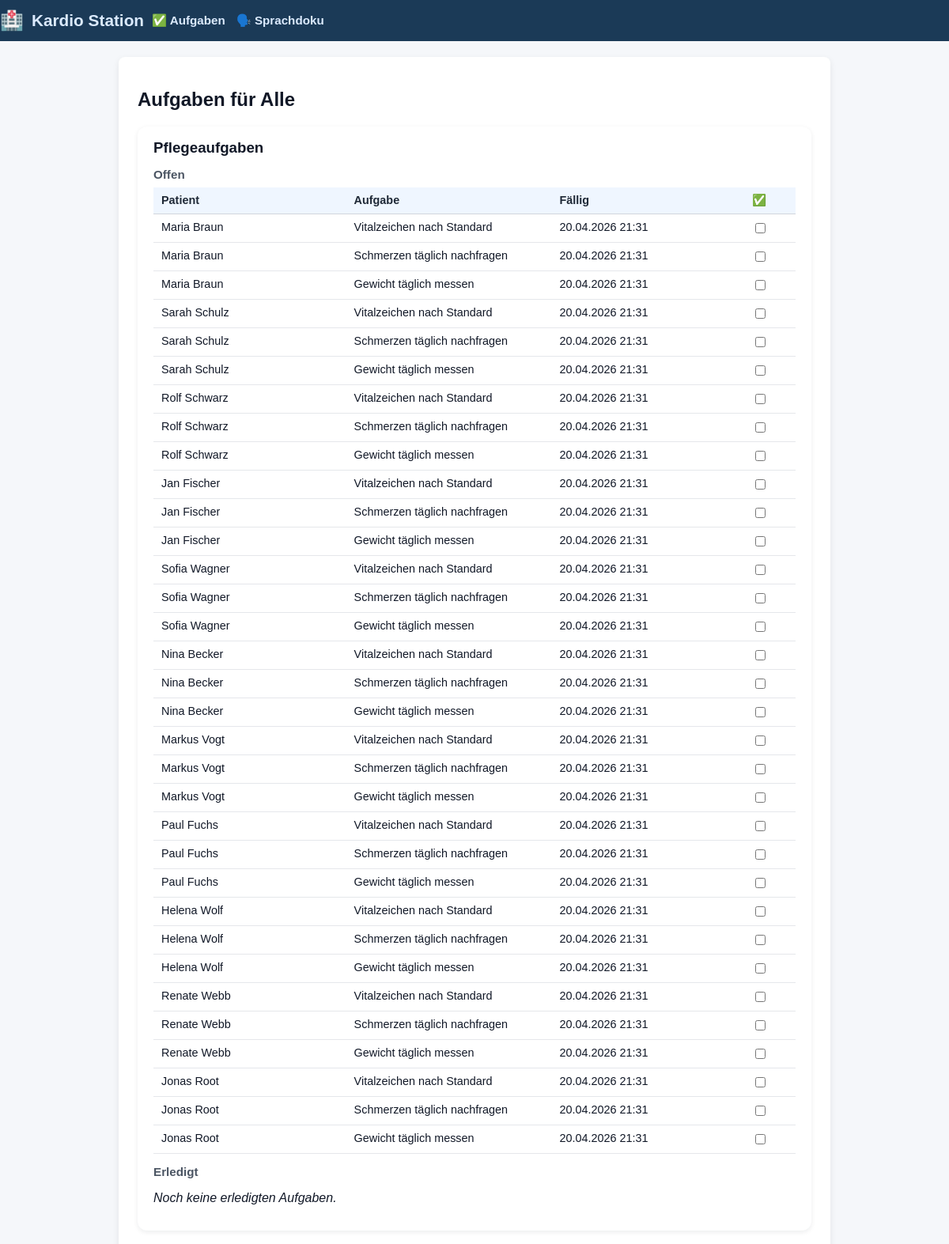
The page /tasks (upper part) on the database its author committed.
### tables this page shows
CREATE TABLE ai_tasks (
    id INTEGER PRIMARY KEY AUTOINCREMENT,
    patient_id INTEGER NOT NULL,
    description TEXT NOT NULL,
    due_time TEXT,
    completed INTEGER DEFAULT 0,
    FOREIGN KEY (patient_id) REFERENCES patients(id)
);

CREATE TABLE patients (
    id INTEGER PRIMARY KEY AUTOINCREMENT,
    patient_identifier TEXT NOT NULL,
    name TEXT NOT NULL,
    gender TEXT,
    dob TEXT,
    room TEXT,
    diagnosis TEXT,
    bezugspflege_id INTEGER,
    allergies TEXT,
    code_status TEXT,
    admission_date TEXT,
    expected_discharge TEXT,
    primary_doctor TEXT,
    photo_filename TEXT,
    FOREIGN KEY (bezugspflege_id) REFERENCES nurses(id)
);

### app.py (the view)
@app.route("/tasks")
def tasks_view():
    patient_id = request.args.get("patient_id", type=int)
    conn = get_connection()
    cur = conn.cursor()
    if patient_id:
        cur.execute("""
            SELECT id, name, patient_identifier
            FROM patients
            WHERE id = ?;
        """, (patient_id,))
        patients = cur.fetchall()
        viewing_all_patients = False
        selected_patient = patients[0] if patients else None
    else:
        cur.execute("""
            SELECT id, name, patient_identifier
            FROM patients
            ORDER BY room;
        """)
        patients = cur.fetchall()
        viewing_all_patients = True
        selected_patient = None
        patient = None
    if patient_id:
        cur.execute("SELECT * FROM patients WHERE id = ?;", (patient_id,))
        patient = cur.fetchone()
    if patient_id:
        cur.execute("""
            SELECT
                t.id,
                t.patient_id,
                t.description,
                t.due_time,
                t.completed,
                p.name AS patient_name,
                p.patient_identifier AS patient_identifier
            FROM ai_tasks t
            JOIN patients p ON p.id = t.patient_id
            WHERE t.patient_id = ?
            ORDER BY datetime(t.due_time);
        """, (patient_id,))
    else:
        cur.execute("""
            SELECT
                t.id,
                t.patient_id,
                t.description,
                t.due_time,
                t.completed,
                p.name AS patient_name,
                p.patient_identifier AS patient_identifier
            FROM ai_tasks t
            JOIN patients p ON p.id = t.patient_id
            ORDER BY p.room, datetime(t.due_time);
        """)
    ai_tasks = cur.fetchall()
    ai_tasks_open = [t for t in ai_tasks if not t["completed"]]
    ai_tasks_done = [t for t in ai_tasks if t["completed"]]
    if patient_id:
        cur.execute("""
            SELECT o.*, p.name AS patient_name, p.patient_identifier
            FROM orders o
            JOIN patients p ON p.id = o.patient_id
            WHERE o.patient_id = ?
            ORDER BY o.due_date;
        """, (patient_id,))
    else:
        cur.execute("""
            SELECT o.*, p.name AS patient_name, p.patient_identifier
            FROM orders o
            JOIN patients p ON p.id = o.patient_id
            ORDER BY o.patient_id, o.due_date;
        """)
    orders = cur.fetchall()
    orders_open = [o for o in orders if (o["status"] or "").lower() != "erledigt"]
    orders_done = [o for o in orders if (o["status"] or "").lower() == "erledigt"]
    try:
        cur.execute("ALTER TABLE medications ADD COLUMN given INTEGER DEFAULT 0;"
                    "ALTER TABLE medications ADD COLUMN not_given INTEGER DEFAULT 0;"
                    )
        conn.commit()
    except sqlite3.OperationalError:
        pass
    if patient_id:
        cur.execute("""
            SELECT m.*, p.name AS patient_name, p.patient_identifier
            FROM medications m
            JOIN patients p ON p.id = m.patient_id
            WHERE m.patient_id = ?
            ORDER BY m.next_due;
        """, (patient_id,))
    else:
        cur.execute("""
            SELECT m.*, p.name AS patient_name, p.patient_identifier
            FROM medications m
            JOIN patients p ON p.id = m.patient_id
            ORDER BY m.patient_id, m.next_due;
        """)
    meds = cur.fetchall()
    meds_open = [m for m in meds if not (m["given"] or 0) and not (m["not_given"] or 0)]
    meds_done = [m for m in meds if (m["given"] or 0) or (m["not_given"] or 0)]
    cur.execute("""
        SELECT
            ma.given_at,
            n.name AS nurse_name,
            m.name AS med_name,
            m.dose
        FROM med_administrations ma
        JOIN medications m ON m.id = ma.med_id
        LEFT JOIN nurses n ON n.id = ma.nurse_id
        WHERE ma.patient_id = ?
        ORDER BY datetime(ma.given_at) DESC
        LIMIT 20;
    """, (patient_id or 0,))
    med_history = cur.fetchall()
    cur.execute("""
               SELECT alert, severity, created_at
               FROM ai_alerts
               WHERE patient_id = ?
               ORDER BY datetime(created_at) DESC, id DESC;
           """, (patient_id,))
    alerts = cur.fetchall()
    if selected_patient:
        add_patient_tab(selected_patient["id"], selected_patient["name"],
                        url_for("tasks_view", patient_id=selected_patient["id"]))
        set_active_patient(selected_patient["id"])
    current_nurse = get_current_nurse(conn)
    conn.close()
    conn.close()
    return render_template(
        "tasks.html",
        alerts=alerts,
        current_nurse=current_nurse,
        patients=patients,
        viewing_all_patients=viewing_all_patients,
        selected_patient=selected_patient,
        patient=patient,  # <-- add this
        active_tab="tasks",
        ai_tasks_open=ai_tasks_open,
        ai_tasks_done=ai_tasks_done,
        orders_open=orders_open,
        orders_done=orders_done,
        meds_open=meds_open,
        meds_done=meds_done,
        med_history=med_history
    )

### app.py (called while the page is built, shortened)
def get_connection():
    conn = sqlite3.connect(DB_PATH)
    conn.row_factory = sqlite3.Row
    return conn

def get_current_nurse(conn=None):
    nurse_id = session.get("current_nurse_id")
    if not nurse_id:
        return None

@app.template_filter("format_dt")
def format_dt(value):
    if not value:
        return "–"
    try:
        dt = datetime.fromisoformat(value)
        return dt.astimezone(LOCAL_TZ).strftime("%d.%m.%Y %H:%M")
    except:
        return value

### templates/tasks.html (shortened to what this page needs)
<!DOCTYPE html>
<html lang="de">
<head>
    <link rel="stylesheet" href="{{ url_for('static', filename='styles.css') }}">
</head>
<body>
{% extends "base.html" %}
{% block content %}
    {% if viewing_all_patients %}
<h2>Aufgaben für Alle</h2>
{% endif %}
    <section class="section-card">
        <h3>Pflegeaufgaben</h3>
        <h4>Offen</h4>
        {% if ai_tasks_open %}
            <div class="table-wrapper">
                <table class="data-table">
                    <thead>
                        <tr>
                            <th>Patient</th>
                            <th>Aufgabe</th>
                            <th>Fällig</th>
                            <th>✅</th>
                        </tr>
                    </thead>
                    <tbody>
                        {% for t in ai_tasks_open %}
                        <tr>
                            <td>{{ t.patient_name }}</td>
                            <td>{{ t.description }}</td>
                            <td>{{ t.due_time | format_dt or "Nächste Schicht" }}</td>
                            <td>
                                <form method="POST" action="{{ url_for('toggle_task', task_id=t.id, task_type='ai') }}">
                                    <input type="checkbox" name="done" onchange="this.form.submit()">
                                </form>
                            </td>
                        </tr>
                        {% endfor %}
                    </tbody>
                </table>
            </div>
        {% else %}
            <p><em>Keine offenen Aufgaben.</em></p>
        {% endif %}
        <h4>Erledigt</h4>
        {% if ai_tasks_done %}
            <div class="table-wrapper">
                <table class="data-table">
                    <thead>
                        <tr>
                            <th>Patient</th>
                            <th>Aufgabe</th>
                            <th>Fällig</th>
                            <th>✅</th>
                        </tr>
                    </thead>
                    <tbody>
                        {% for t in ai_tasks_done %}
                        <tr class="task-completed">
                            <td>{{ t.patient_name }}</td>
                            <td>{{ t.description }}</td>
                            <td>{{ t.due_time | format_dt or "Nächste Schicht" }}</td>
                            <td>
                                <form method="POST" action="{{ url_for('toggle_task', task_id=t.id, task_type='ai') }}">
                                    <input type="checkbox" name="done" onchange="this.form.submit()" checked>
                                </form>
                            </td>
                        </tr>
                        {% endfor %}
                    </tbody>
                </table>
            </div>
        {% else %}
            <p><em>Noch keine erledigten Aufgaben.</em></p>
        {% endif %}
    </section>
{% endblock %}

### static/styles.css (style rules this page uses)
* { box-sizing: border-box; }
body { font-family: Arial, sans-serif; background: #f5f7fa; margin: 0; padding: 0; color: #111827; }
.table-wrapper { width: 100%; overflow-x: visible; }
.data-table, .detail-table, .simple-table { width: 100%; border-collapse: collapse; font-size: 0.9rem; table-layout: fixed; }
.data-table thead th, .detail-table thead th, .simple-table thead th { background: #eff6ff; font-weight: 600; color: #1f2937; text-align: left; padding: 8px 10px; border-bottom: 1px solid #d1d5db; white-space: normal; overflow-wrap: anywhere; word-break: break-word; }
.data-table td, .detail-table td, .simple-table td { padding: 8px 10px; border-bottom: 1px solid #e5e7eb; vertical-align: top; white-space: normal; overflow-wrap: anywhere; word-break: break-word; }
.data-table th:nth-child(1), .data-table td:nth-child(1) { width: 30%; }
.data-table th:nth-child(2), .data-table td:nth-child(2) { width: 32%; }
.data-table th:nth-child(3), .data-table td:nth-child(3) { width: 30%; }
.section-card { background: #ffffff; border-radius: 12px; padding: 16px 20px; margin-bottom: 20px; box-shadow: 0 2px 6px rgba(15, 23, 42, 0.08); }
.section-card h3 { margin-top: 0; margin-bottom: 8px; }
.section-card h4 { margin-bottom: 8px; margin-top: 14px; font-size: 0.95rem; color: #4b5563; }

### rows shown on the page
ai_tasks: patient_name "Maria Braun", description "Vitalzeichen nach Standard", due_time "20.04.2026 21:31"
ai_tasks: patient_name "Maria Braun", description "Schmerzen täglich nachfragen", due_time "20.04.2026 21:31"
ai_tasks: patient_name "Maria Braun", description "Gewicht täglich messen", due_time "20.04.2026 21:31"
ai_tasks: patient_name "Sarah Schulz", description "Vitalzeichen nach Standard", due_time "20.04.2026 21:31"
ai_tasks: patient_name "Sarah Schulz", description "Schmerzen täglich nachfragen", due_time "20.04.2026 21:31"
ai_tasks: patient_name "Sarah Schulz", description "Gewicht täglich messen", due_time "20.04.2026 21:31"
ai_tasks: patient_name "Rolf Schwarz", description "Vitalzeichen nach Standard", due_time "20.04.2026 21:31"
ai_tasks: patient_name "Rolf Schwarz", description "Schmerzen täglich nachfragen", due_time "20.04.2026 21:31"
ai_tasks: patient_name "Rolf Schwarz", description "Gewicht täglich messen", due_time "20.04.2026 21:31"
ai_tasks: patient_name "Jan Fischer", description "Vitalzeichen nach Standard", due_time "20.04.2026 21:31"
ai_tasks: patient_name "Jan Fischer", description "Schmerzen täglich nachfragen", due_time "20.04.2026 21:31"
ai_tasks: patient_name "Jan Fischer", description "Gewicht täglich messen", due_time "20.04.2026 21:31"
ai_tasks: patient_name "Sofia Wagner", description "Vitalzeichen nach Standard", due_time "20.04.2026 21:31"
ai_tasks: patient_name "Sofia Wagner", description "Schmerzen täglich nachfragen", due_time "20.04.2026 21:31"
ai_tasks: patient_name "Sofia Wagner", description "Gewicht täglich messen", due_time "20.04.2026 21:31"
ai_tasks: patient_name "Nina Becker", description "Vitalzeichen nach Standard", due_time "20.04.2026 21:31"
ai_tasks: patient_name "Nina Becker", description "Schmerzen täglich nachfragen", due_time "20.04.2026 21:31"
ai_tasks: patient_name "Nina Becker", description "Gewicht täglich messen", due_time "20.04.2026 21:31"
ai_tasks: patient_name "Markus Vogt", description "Vitalzeichen nach Standard", due_time "20.04.2026 21:31"
ai_tasks: patient_name "Markus Vogt", description "Schmerzen täglich nachfragen", due_time "20.04.2026 21:31"
ai_tasks: patient_name "Markus Vogt", description "Gewicht täglich messen", due_time "20.04.2026 21:31"
ai_tasks: patient_name "Paul Fuchs", description "Vitalzeichen nach Standard", due_time "20.04.2026 21:31"
ai_tasks: patient_name "Paul Fuchs", description "Schmerzen täglich nachfragen", due_time "20.04.2026 21:31"
ai_tasks: patient_name "Paul Fuchs", description "Gewicht täglich messen", due_time "20.04.2026 21:31"
ai_tasks: patient_name "Helena Wolf", description "Vitalzeichen nach Standard", due_time "20.04.2026 21:31"
ai_tasks: patient_name "Helena Wolf", description "Schmerzen täglich nachfragen", due_time "20.04.2026 21:31"
ai_tasks: patient_name "Helena Wolf", description "Gewicht täglich messen", due_time "20.04.2026 21:31"
ai_tasks: patient_name "Renate Webb", description "Vitalzeichen nach Standard", due_time "20.04.2026 21:31"
ai_tasks: patient_name "Renate Webb", description "Schmerzen täglich nachfragen", due_time "20.04.2026 21:31"
ai_tasks: patient_name "Renate Webb", description "Gewicht täglich messen", due_time "20.04.2026 21:31"
ai_tasks: patient_name "Jonas Root", description "Vitalzeichen nach Standard", due_time "20.04.2026 21:31"
ai_tasks: patient_name "Jonas Root", description "Schmerzen täglich nachfragen", due_time "20.04.2026 21:31"
ai_tasks: patient_name "Jonas Root", description "Gewicht täglich messen", due_time "20.04.2026 21:31"
